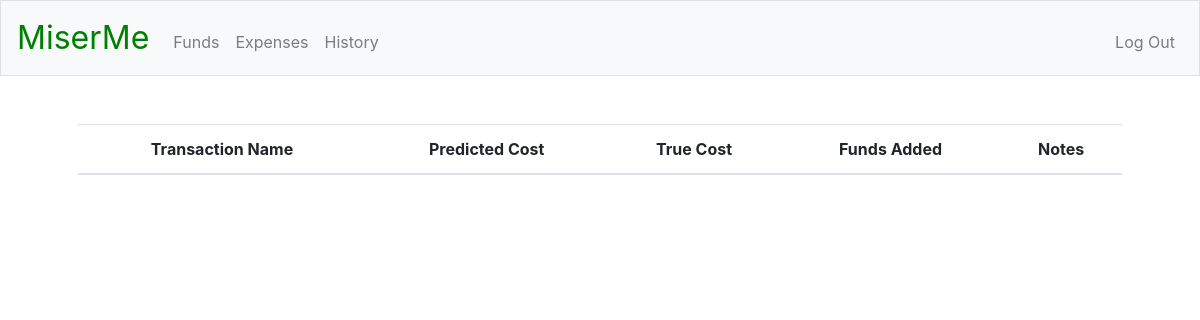
The app's page /history (signed in), older data.
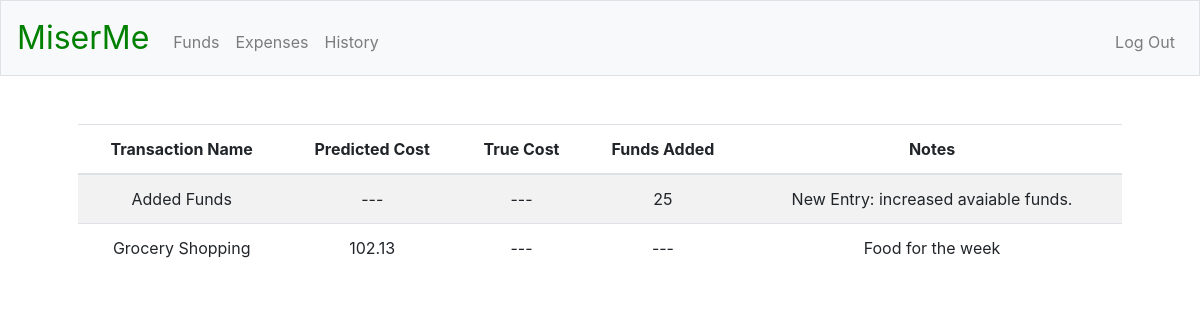
The same page, newer data.
### tables this page shows
CREATE TABLE history (
history_id INTEGER PRIMARY KEY AUTOINCREMENT NOT NULL,
user_id INTEGER NOT NULL,
txn_name TEXT DEFAULT "---" NOT NULL,
date TEXT DEFAULT "---" NOT NULL,
predicted_cost NUMERIC DEFAULT "---" NOT NULL,
true_cost NUMERIC DEFAULT "---" NOT NULL,
funds_added NUMERIC DEFAULT "---" NOT NULL,
notes VARCHAR(255) DEFAULT "---" NOT NULL,
FOREIGN KEY(user_id) REFERENCES registants(id));

### app.py (the view)
@app.route("/history")
@login_required
def history():
    c.execute("""
    SELECT txn_name, predicted_cost, true_cost, funds_added, notes FROM history WHERE user_id = :user_id;
    """, {"user_id": session["user_id"]})
    rows = c.fetchall()
    entries = []
    for row in rows:
        entries.append({
            "name": row[0],
            "predict": row[1],
            "true": row[2],
            "funds_added": row[3],
            "notes": row[4]
        })
    return render_template("history.html", entries = entries)

### helpers.py (called while the page is built)
def login_required(f):
    @wraps(f)
    def decorated_functions(*args, **kwargs):
        if session.get("user_id") is None:
            return redirect("/login")
        return f(*args, **kwargs)
    return decorated_functions

### templates/history.html (shortened to what this page needs)
{% extends "layout.html" %}
{% block main %}
    <table class="table table-striped">
        <thead>
            <tr>
                <th>Transaction Name</th>
                <th>Predicted Cost</th>
                <th>True Cost</th>
                <th>Funds Added</th>
                <th>Notes</th>
            </tr>
        </thead>
        <tbody>
            {% for i in entries %}
            <tr>
                <td>{{ i["name"] }}</td>
                <td>{{ i["predict"] }}</td>
                <td>{{ i["true"] }}</td>
                <td>{{ i["funds_added"] }}</td>
                <td>{{ i["notes"] }}</td>
            </tr>
            {% endfor %}
        </tbody>
    </table>
{% endblock %}

### templates/layout.html (shortened to what this page needs)
<!DOCTYPE html>
<html lang="en">
    <head>
        <link rel="stylesheet" href="https://stackpath.bootstrapcdn.com/bootstrap/4.5.2/css/bootstrap.min.css">
        <link href="/static/styles.css" rel="stylesheet">
    </head>
    <body>
        <nav class="navbar navbar-expand-md navbar-light bg-light border">
            <a class="navbar-brand" href="/"><span class="miserme_brand">MiserMe</span></a>
            <div class="collapse navbar-collapse" id="navbar">
                {% if session.user_id %}
                    <ul class="navbar-nav mr-auto mt-2">
                        <li class="nav-item"><a class="nav-link" href="/add_funds">Funds</a></li>
                        <li class="nav-item"><a class="nav-link" href="/expense">Expenses</a></li>
                        <li class="nav-item"><a class="nav-link" href="/history">History</a></li>
                    </ul>
                    <ul class="navbar-nav ml-auto mt-2">
                        <li class="nav-item"><a class="nav-link" href="/logout">Log Out</a></li>
                    </ul>
                {% else %}
                    <ul class="navbar-nav ml-auto mt-2">
                        <li class="nav-item"><a class="nav-link" href="/register">Register</a></li>
                        <li class="nav-item"><a class="nav-link" href="/login">Log In</a></li>
                    </ul>
                {% endif %}
            </div>
        </nav>
        <main class="container p-5">
            {% block main %}{% endblock %}
        </main>
    </body>
</html>

### static/styles.css (style rules this page uses)
main { overflow-x: auto; text-align: center; }
nav .navbar-brand { font-size: xx-large; }
nav .navbar-brand .miserme_brand { color: green; }

Row changes from the older to the newer data that the page shows:
added history: name "Added Funds", predict "---", true "---", funds_added "25", notes "New Entry: increased avaiable funds."
added history: name "Grocery Shopping", predict "102.13", true "---", funds_added "---", notes "Food for the week"
